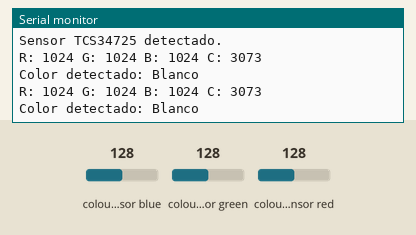
This sketch was run on a simulated Arduino Uno, built with avr-gcc and run on an emulated ATmega328P. Shown: the last lines printed to the serial monitor. The inputs (shaded band) are chosen by the test bench; at power-on: colour sensor blue 128, colour sensor green 128, colour sensor red 128.

Above: at 1.9 s.
2.0 s: colour sensor blue set to 5
At 3.0 s:
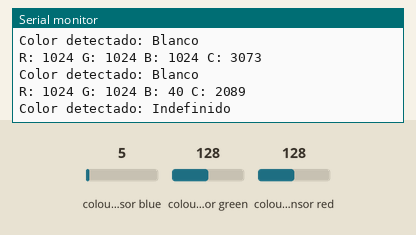
4.7 s: colour sensor green set to 5
At 6.1 s:
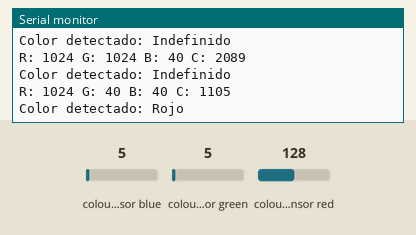
7.8 s: colour sensor blue set to 191
At 9.3 s:
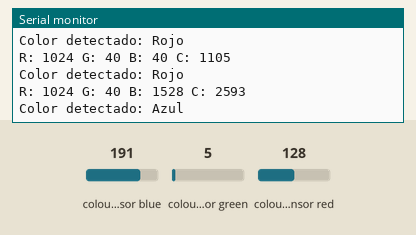
11.0 s: colour sensor green set to 250
At 12.5 s:
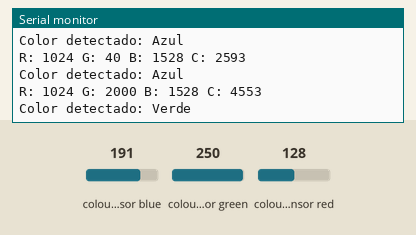
14.2 s: colour sensor red set to 5
At 15.6 s:
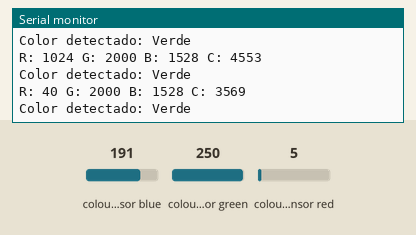
Timing chart, 0 to 16.7 s (numbered marks = the images above; inputs shaded):
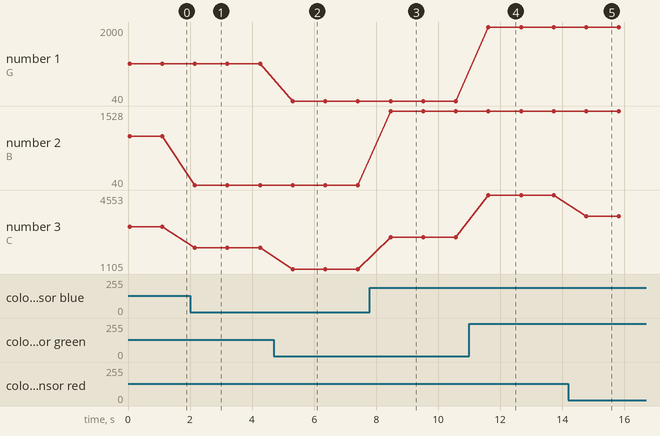

The sketch:

03_RGBcalibrado.ino
```cpp
#include <Wire.h>
#include "Adafruit_TCS34725.h"

Adafruit_TCS34725 tcs = Adafruit_TCS34725();

void setup() {
  Serial.begin(9600);
  if (tcs.begin()) {
    Serial.println("Sensor TCS34725 detectado.");
  } else {
    Serial.println("No se encontró el sensor.");
    while (1);
  }
}

void loop() {
  uint16_t r, g, b, c;
  tcs.getRawData(&r, &g, &b, &c);

  // Evitar división por cero
  if (c == 0) c = 1;

  float fr = (float)r / c;
  float fg = (float)g / c;
  float fb = (float)b / c;

  Serial.print("R: "); Serial.print(r);
  Serial.print(" G: "); Serial.print(g);
  Serial.print(" B: "); Serial.print(b);
  Serial.print(" C: "); Serial.println(c);

  String color = "Indefinido";

  if (c < 2) {
    color = "Negro";
  } else if (fr > fg + 0.15 && fr > fb + 0.15) {
    color = "Rojo";
  } else if (fg > fr + 0.10 && fg > fb + 0.10) {
    color = "Verde";
  } else if (fb > fr + 0.10 && fb > fg + 0.10) {
    color = "Azul";
  } else if (fr > 0.25 && fg > 0.25 && fb > 0.25 &&
             abs(fr - fg) < 0.05 && abs(fg - fb) < 0.05) {
    color = "Blanco";
  }

  Serial.print("Color detectado: ");
  Serial.println(color);

  delay(1000);
}
```

Measured:
- after the input at 2.0 s, the serial monitor: prints a new line after 0.15 s (image 1)
- after the input at 4.7 s, the serial monitor: prints a new line after 0.61 s (image 2)
- after the input at 7.8 s, the serial monitor: prints a new line after 0.66 s (image 3)
- after the input at 11.0 s, the serial monitor: prints a new line after 0.62 s (image 4)
- after the input at 14.2 s, the serial monitor: prints a new line after 0.57 s (image 5)
- plotted number 1: 40 → 2000 after the input at 11.0 s
- plotted number 2: 1024 → 40 after the input at 2.0 s, 40 → 1528 after the input at 7.8 s
- plotted number 3: 3073 → 2089 after the input at 2.0 s, 2089 → 1105 after the input at 4.7 s, 1105 → 2593 after the input at 7.8 s, 2593 → 4553 after the input at 11.0 s, 4553 → 3569 after the input at 14.2 s
